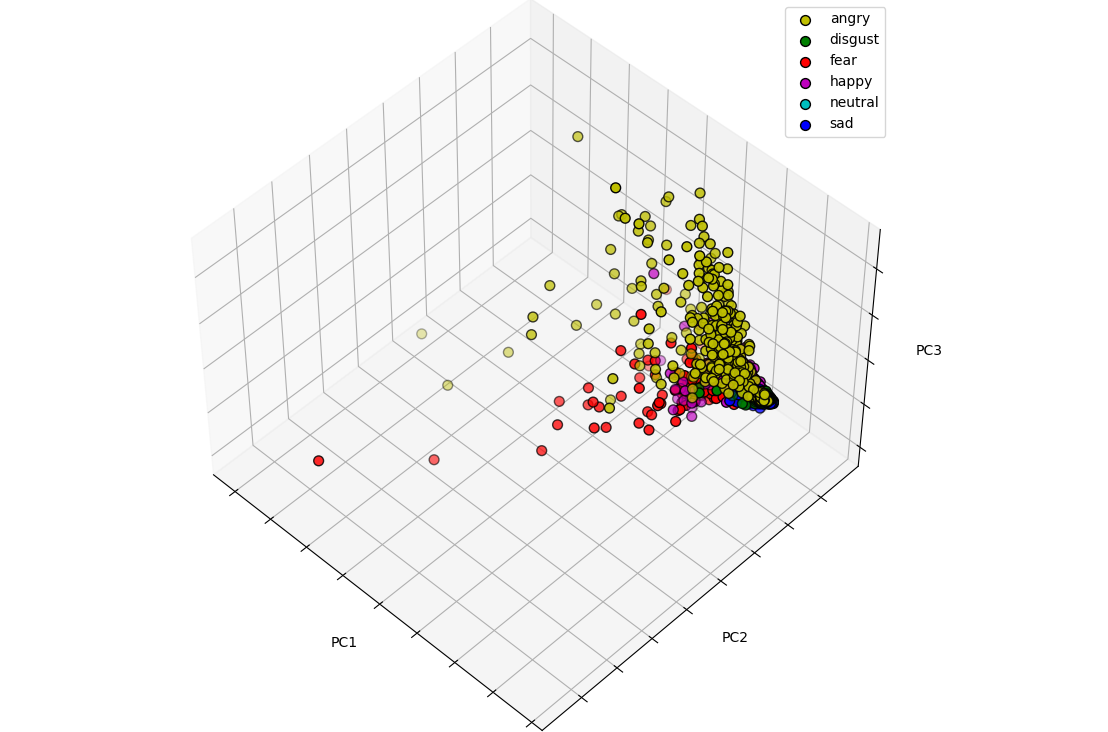

The Python source for this figure:
#!/usr/bin/env python3
# -*- coding: utf-8 -*-
import matplotlib.pyplot as plt
import pandas as pd
import os

# unused but required import for doing 3d projections with matplotlib < 3.2
import mpl_toolkits.mplot3d
import numpy as np

from sklearn import decomposition


# Define PY script folder
CURRENT_DIR = os.path.dirname(os.path.realpath(__file__))


def main():
    dataset = f'{CURRENT_DIR}/../parsers/datasets/train.csv'
    df = pd.read_csv(dataset)

    # feature matrix
    X = df.drop('label', axis=1)
    y = df['label']

    fig = plt.figure(1, figsize=(4, 3))
    plt.clf()

    ax = fig.add_subplot(111, projection="3d", elev=48, azim=134)
    ax.set_position([0, 0, 0.95, 1])

    plt.cla()
    pca = decomposition.PCA(n_components=3)
    pca.fit(X)
    X = pca.transform(X)

    # Combine into a DataFrame for ease of use
    pca_df = pd.DataFrame({
        'PC1': X[:, 0],
        'PC2': X[:, 1],
        'PC3': X[:, 2],
        'Label': y
    })

    colors = {
        'fear': 'r',
        'disgust': 'g',
        'pleasant_surprise': 'k',
        'sad': 'b',
        'angry': 'y',
        'neutral': 'c',
        'happy': 'm'
    }

    for label in np.unique(y):
        ix = df['label'] == label
        ax.scatter(
            pca_df.loc[ix, 'PC1'],
            pca_df.loc[ix, 'PC2'],
            pca_df.loc[ix, 'PC3'],
            c=colors[label],
            label=label,
            cmap=plt.cm.nipy_spectral,
            edgecolor="k",
            s=50
        )

    ax.set_xlabel('PC1')
    ax.set_ylabel('PC2')
    ax.set_zlabel('PC3')
    ax.legend()

    ax.xaxis.set_ticklabels([])
    ax.yaxis.set_ticklabels([])
    ax.zaxis.set_ticklabels([])

    plt.show()


if __name__ == '__main__':
    main()
